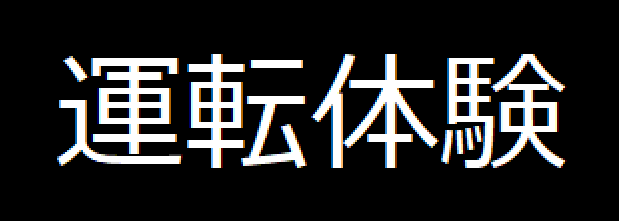
#> input picture AKAZE/template.png, 619 x 221 px
$ jupyter execute matching_akaze.ipynb   (shell and % lines are left out)
#> lines starting #> are read from the running program, lines starting #| are printed output that depends on the picture
[cell 1]
import time
import cv2
import math
from PIL import Image
import statistics
import collections
import numpy as np
from matplotlib import pyplot as plt
import os

[cell 2]
# 上位のキーポイントの相対関係を全て調べて多数決を取ることでノイズに強くする
# [94 lines left out: functions vote_point, draw_final, not called in this run]

[cell 3]
print("----------matching start----------")
time_start = time.time()
akaze = cv2.AKAZE_create()
#akaze = cv2.ORB_create()

capture = cv2.VideoCapture(0)

# query = カメラ画像
# map = マップ

# gamma補正の関数
gamma = 1.8
gamma_cvt = np.zeros((256,1),dtype = 'uint8')
for i in range(256):
    gamma_cvt[i][0] = 255 * (float(i)/255) ** (1.0/gamma)

# 画像の拡大，縮小の割合(重要パラメータ)
expand_query = 0.5
expand_map = 2

# クエリ画像を読み込んで特徴量計算
query_img = cv2.imread('./template.png', 0)
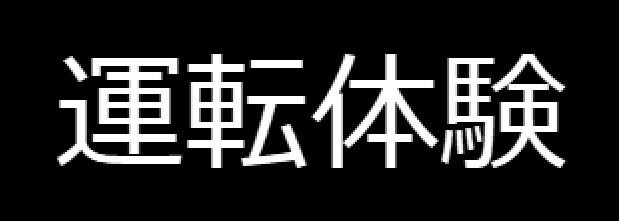
#> query_img: shape (221, 619); min 0, max 255, mean 40.8
query_img = cv2.LUT(query_img, gamma_cvt)
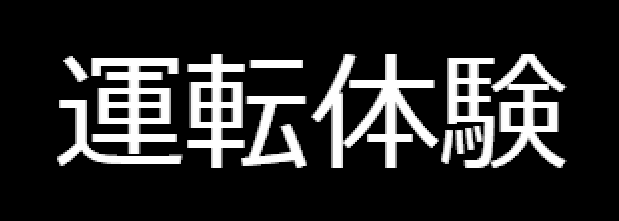
#> query_img: shape (221, 619); min 0, max 255, mean 42.8
# cv2.imwrite('./log/input_img.png', query_img)
query_img = cv2.resize(query_img, (int(query_img.shape[1] * expand_query),
                       int(query_img.shape[0] * expand_query)))
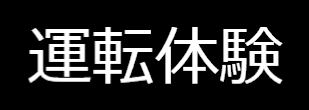
#> query_img: shape (110, 309); min 0, max 255, mean 42.8
height_query, width_query = query_img.shape[:2]
#> height_query = 110; width_query = 309
kp_query, des_query = akaze.detectAndCompute(query_img, None)
#> kp_query = 222 keypoints; strongest (x, y, size): (102, 47, 4.8), (102, 57, 4.8), (258, 58, 5.7), (231, 35, 4.8)
# print('[time] feature calculation query: ', time.time() - time_start)

[cell 4]
while(True):
    # マップ画像を読み込んで特徴量計算
    # map_img = cv2.imread('./img/map/field.png', 0)
    ret, map_img = capture.read()
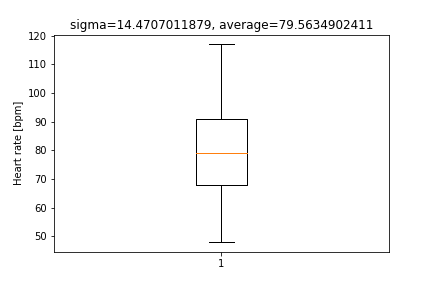
#> input picture Fitbit-Data-Acquisition/hige.png, 432 x 288 px, given in place of the camera
#> map_img is the input picture: shape (288, 432, 3); mean B, G, R 249.7, 249.7, 249.8
    map_img = cv2.resize(map_img, (int(map_img.shape[1] * expand_map),
                            int(map_img.shape[0] * expand_map)))
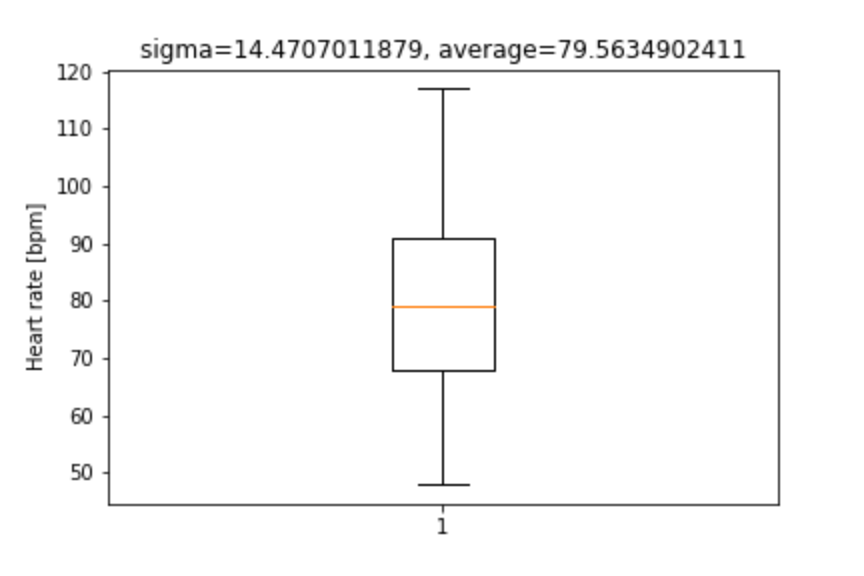
#> map_img: shape (576, 864, 3); mean B, G, R 249.7, 249.7, 249.8
    height_map, width_map = map_img.shape[:2]
#> height_map = 576; width_map = 864
    # cv2.imwrite('./log/fig/sample_img.png', sample_img)
    kp_map, des_map = akaze.detectAndCompute(map_img, None)
#> kp_map = 591 keypoints; strongest (x, y, size): (739, 55, 5.7), (354, 55, 5.7), (241, 55, 5.7), (724, 55, 5.7)
    # print('[time] feature calculation map: ', time.time() - time_start)

    # 特徴量マッチング実行，k近傍法
    bf = cv2.BFMatcher()
    matches = bf.knnMatch(des_query, des_map, k=2)
#> matches = 222 matches
    # print('[time] feature matching: ', time.time() - time_start)

    # マッチング精度が高いもののみ抽出
    ratio = 0.8  # 重要パラメータ
    good = []
    for m, n in matches:
        if m.distance < ratio * n.distance:
            good.append([m])
#> after the loop, good = 3 matches

    # 対応点が１個以下なら相対関係を求められないのでNoneを返す
    if len(good) <= 1:
        # print("[error] can't detect matching feature point")
        continue

    # 精度が高かったもののうちスコアが高いものから指定個取り出す
    good = sorted(good, key=lambda x: x[0].distance)
    # print("valid point number: ", len(good))  # これがあまりに多すぎたり少なすぎたりする場合はパラメータを変える
    point_num = 20  # 上位何個の点をマッチングに使うか（重要パラメータ）
    if len(good) < point_num:
        point_num = len(good)  # もし20個なかったら全て使う
#> point_num = 3

    # マッチング結果の描画
    result_img = cv2.drawMatchesKnn(query_img, kp_query, map_img, kp_map, good[:point_num], None, flags=0)
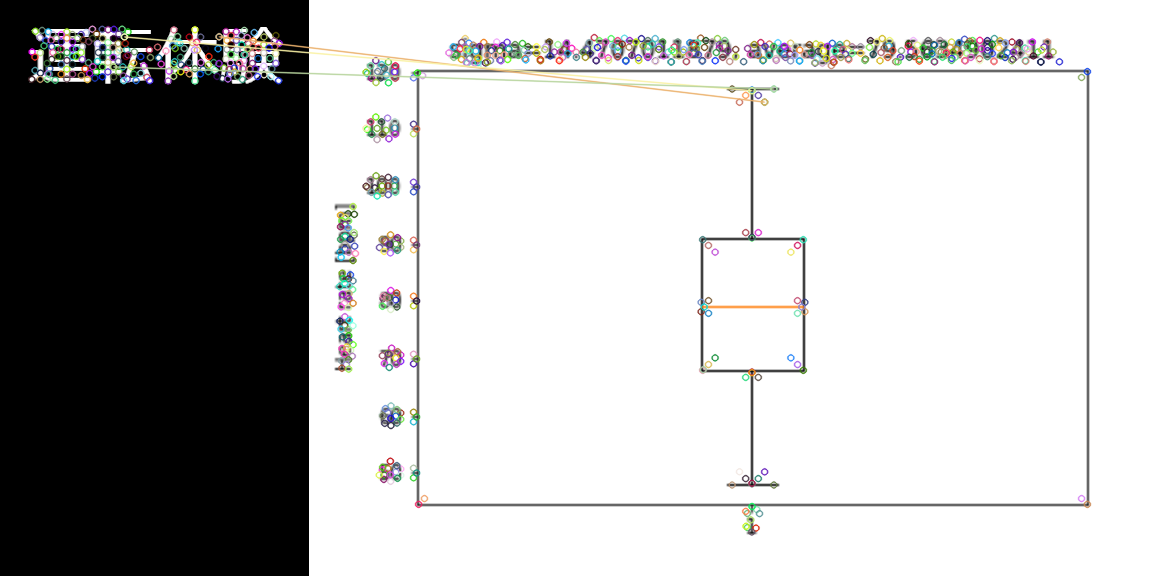
#> result_img: shape (576, 1173, 3); mean B, G, R 184.6, 184.9, 185
    img_matching = cv2.cvtColor(result_img, cv2.COLOR_BGR2RGB)
    cv2.imshow('img', img_matching)
    if cv2.waitKey(1) & 0xFF == ord('q'):
#> (key q is pressed here)
        break
    # print('[time] draw mid result: ', time.time() - time_start)

    #------ これ以降位置と向きの計算 -------
    query_kp = []
    map_kp = []

    # 2つの画像で対応するキーポイントを抽出
    for p in good[:point_num]:
        query_kp.append(kp_query[p[0].queryIdx])
        map_kp.append(kp_map[p[0].trainIdx])

    # 投票によって２画像の相対角度，相対比率，もっとも一致度の高い点のペアが計算される
    deg_value, size_rate, m1, m2 = vote_point(query_kp, map_kp, point_num)
    if deg_value is None:
        continue

    # print(f"calcurated deg: {deg_value}, size_rate: {size_rate}")
    # print(f"two matching point index: {m1}, {m2}")
    # print('[time] point calculation: ', time.time() - time_start)

    # クエリ画像の1点目とクエリ画像の中心の相対的な関係
    q_x1, q_y1 = query_kp[m1].pt
    m_x1, m_y1 = map_kp[m1].pt
    q_xcenter = int(width_query/2)
    q_ycenter = int(height_query/2)
    q_center_deg = math.atan2(q_ycenter - q_y1, q_xcenter - q_x1) * 180 / math.pi
    q_center_len = math.sqrt((q_xcenter - q_x1) ** 2 + (q_ycenter - q_y1) ** 2)
    #print(q_xcenter, q_ycenter, q_center_deg, q_center_len)

    # 上の関係をマップ画像上のパラメータに変換
    m_center_deg = q_center_deg - deg_value
    m_center_len = q_center_len/size_rate
    #print(t_center_deg, t_center_len)

    # 中心点のマップ画像上での位置
    m_center_rad = m_center_deg * math.pi / 180
    m_xcenter = m_x1 + m_center_len * math.cos(m_center_rad)
    m_ycenter = m_y1 + m_center_len * math.sin(m_center_rad)
    # print(m_center_rad, math.cos(m_center_rad), math.sin(m_center_rad), m_xcenter, m_ycenter)

    # 算出された値が正しい座標範囲に入っているかどうか
    if (m_xcenter < 0) or (m_xcenter > width_map):
        print("[error] invalid x value")
        continue
    if (m_ycenter < 0) or (m_ycenter > height_map):
        print("[error] invalid y value")
        continue
    if (deg_value < 0) or (deg_value > 360):
        print("[error] invalid deg value")
        continue

    x_current = int(m_xcenter/expand_map)
    y_current = int(m_ycenter/expand_map)
    drc_current = deg_value

    # print('*****detection scceeded!*****')
    # print('[time] final time: {:.4f} (s)'.format(time.time() - time_start))
    # print("final output score-> x: {}, y: {}, drc: {:.2f}°".format(x_current, y_current, drc_current))

    # 中心点描画
    draw_final(result_img, m_xcenter, m_ycenter, deg_value, width_query)

capture.release()
cv2.destroyAllWindows()
